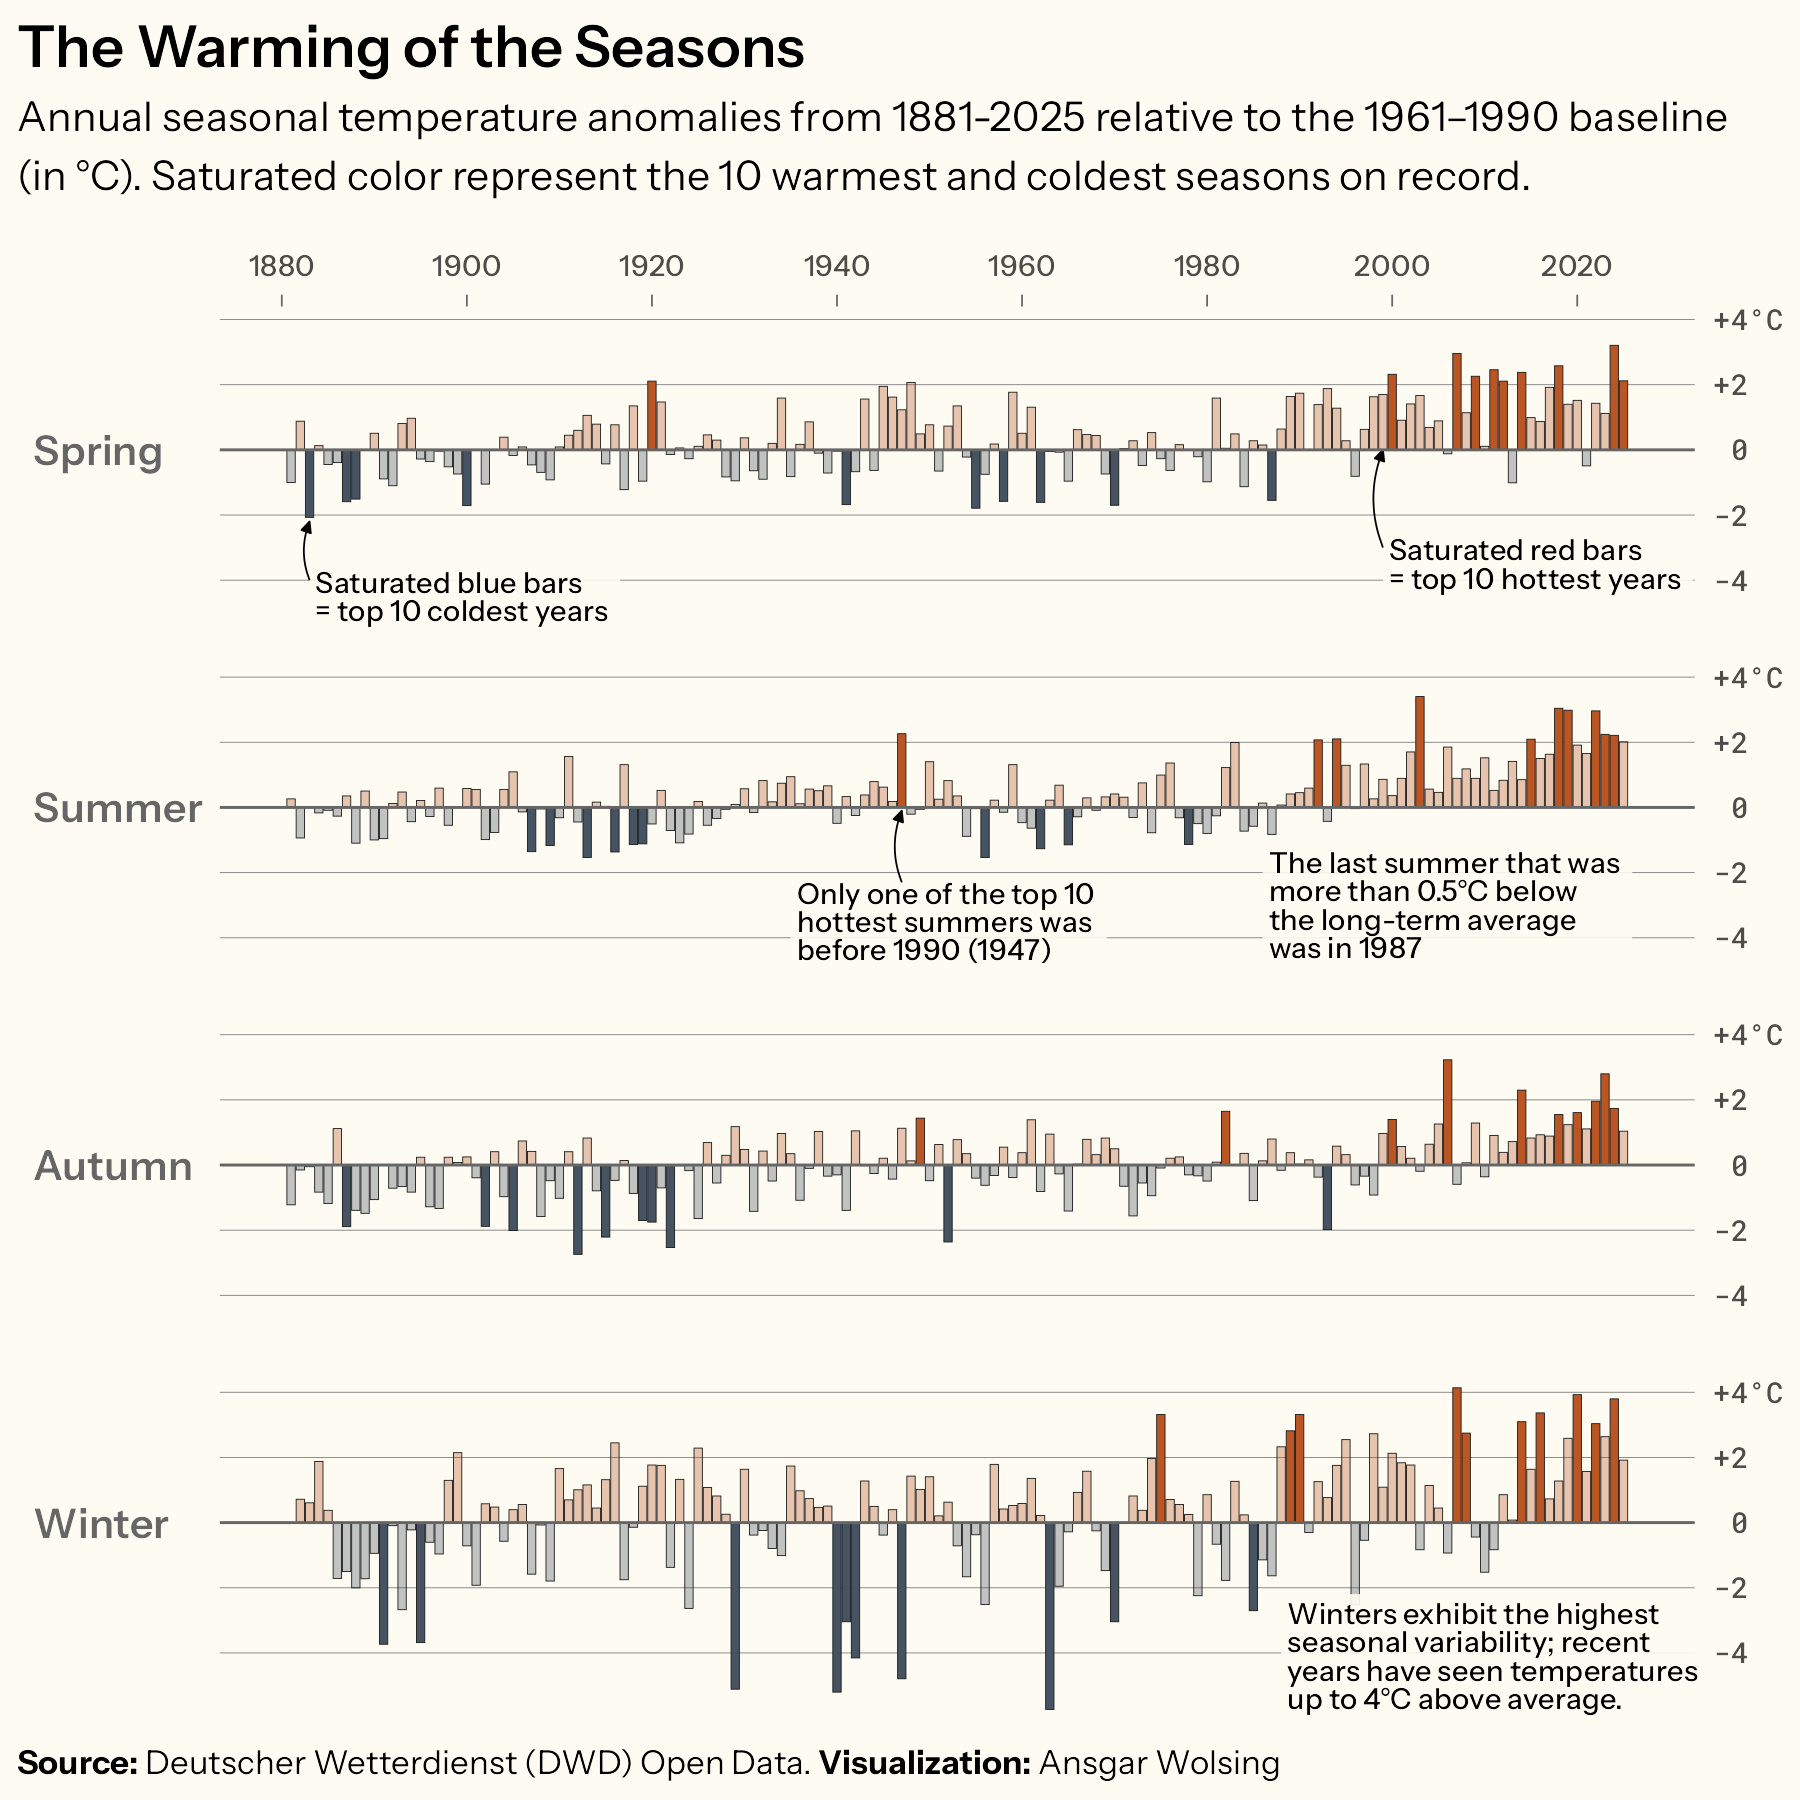

Recreate this plot in R.
library(tidyverse)
library(ggtext)
library(here)

base_url <- "https://opendata.dwd.de/climate_environment/CDC/regional_averages_DE/seasonal"
feature_stub <- "air_temperature_mean"
seasons <- c("spring", "summer", "autumn", "winter")
file_names <- sprintf("regional_averages_tm_%s.txt", seasons)

urls <- file.path(base_url, feature_stub, file_names)

dfs_airtemp <- map(urls, read_delim, delim = ";", skip = 1)
dfs_airtemp <- set_names(dfs_airtemp, seasons)

df_airtemp_prep <- dfs_airtemp |> 
  map(
    function(x) {
      select(x, year = Jahr, value = Deutschland) |> 
        mutate(value = as.numeric(value))
    }
  ) |> 
  bind_rows(.id = "season") |> 
  mutate(season = factor(season, levels = seasons)) |> 
  # Exclude incomplete year
  filter(year <= 2025)

df_airtemp_prep |> 
  ggplot(aes(season, value)) +
  geom_jitter()

df_airtemp_prep |> 
  ggplot(aes(season, value)) +
  geom_point(
    aes(fill = year >= 2000),
    position = position_jitter(seed = 1, width = 0.25, height = 0),
    shape = 21, stroke = 0.2, size = 2, col = "white",
    alpha = 0.6
  ) +
  scale_fill_manual(values = c("TRUE" = "red", "FALSE" = "grey60")) +
  theme_minimal(base_family = "Instrument Sans")


# Calculate longterm averages 1961-1990
df_airtemp_reference <- df_airtemp_prep |> 
  filter(year >= 1961 & year <= 1990) |> 
  group_by(season) |> 
  summarize(value = mean(value)) |> 
  ungroup()

df_airtemp_anomaly <- df_airtemp_prep |> 
  inner_join(df_airtemp_reference, by = "season") |> 
  mutate(anomaly = value.x - value.y)

bg_color <- "#fefbf2fb"
p_base <- df_airtemp_anomaly |> 
  ggplot(aes(year, anomaly, group = season)) +
  scale_x_continuous(
    breaks = seq(1880, 2040, 20),
    position = "top"
  ) +
  scale_y_continuous(
    breaks = seq(-6, 4, 2),
    labels = c(-6, -4, -2, " 0", "+2", "+4°C"),
    position = "right") +
  coord_cartesian(ylim = c(-4, 4), clip = "off") +
  scale_fill_manual(values = c("TRUE" = "#BA5624", "FALSE" = "#465362")) +
  facet_wrap(
    vars(season), ncol = 1, labeller = as_labeller(str_to_title),
    strip.position = "left") +
  guides(fill = "none") +
  labs(
    title = "The Warming of the Seasons",
    subtitle = "Annual seasonal temperature anomalies from 1881-2025 relative to the
    1961–1990 baseline (in °C).
    Saturated color represent the 10 warmest and coldest seasons on record.",
    caption = "**Source:** Deutscher Wetterdienst (DWD) Open Data. 
      **Visualization:** Ansgar Wolsing"
  ) +
  theme_minimal(base_family = "Instrument Sans", base_size = 10,
    paper = bg_color, ink = "black") +
  theme(
    plot.title = element_text(
      family = "Instrument Sans SemiBold", size = 14),
    plot.title.position = "plot",
    plot.subtitle = element_textbox(
      lineheight = 1.4, width = 1, hjust = 0, halign = 0,
      margin = margin(b = 12)),
    plot.caption = element_markdown(
      hjust = 0, margin = margin(t = 20)),
    plot.caption.position = "plot",
    axis.title = element_blank(),
    axis.text.x = element_text(
      family = "Instrument Sans Medium", size = 7, vjust = 0),
    axis.text.y = element_text(
      family = "Roboto Mono Medium", size = 7, hjust = 0),
    axis.ticks.x = element_line(linewidth = 0.2, color = "grey40"),
    axis.ticks.length.x = unit(1, "mm"),
    panel.grid.major.x = element_blank(),
    panel.grid.major.y = element_line(color = "grey50", linewidth = 0.1),
    panel.grid.minor.x = element_blank(),
    panel.grid.minor.y = element_blank(),
    panel.spacing.y = unit(6, "mm"),
    plot.margin = margin(t = 6, r = 4, b = 4, l = 4),
    strip.text.y.left = element_text(
      family = "Instrument Sans SemiBold", hjust = 0, size = 10, 
      color = "grey40", angle = 0)
  )

p_base + 
  geom_col(
    aes(fill = anomaly > 0),
    col = "white", linewidth = 0.1
  ) +
  geom_hline(yintercept = 0, col = "grey40", linewidth = 0.33) 


# Top 10 coldest and hottest years per season
df_airtemp_hottest <- df_airtemp_anomaly |> 
  slice_max(order_by = anomaly, n = 10, with_ties = TRUE, by = season) 

df_airtemp_coldest <- df_airtemp_anomaly |> 
  slice_min(order_by = anomaly, n = 10, with_ties = TRUE, by = season)

df_airtemp_anomaly_ranking_by_season <- df_airtemp_anomaly |> 
  group_by(season) |> 
  mutate(
    in_top_10_hottest = rank(-anomaly) <= 10,
    in_top_10_coldest = rank(anomaly) <= 10
  ) |> 
  ungroup()


df_annotations <- data.frame(
      season = factor(
        c(rep("spring", 2), 
        rep("summer", 2),
        "winter"),
      levels = seasons),
      x = c(1883, 1999, 1986, 1935, 1988), 
      y = c(-4.5, -3.5, -3, -3.5, -4.1),
      label = c(
        "Saturated blue bars\n= top 10 coldest years",
        "Saturated red bars\n= top 10 hottest years",
        "The last summer that was\nmore than 0.5°C below\nthe long-term average\nwas in 1987",
        "Only one of the top 10\nhottest summers was\nbefore 1990 (1947)",
        "Winters exhibit the highest\nseasonal variability; recent\nyears have seen temperatures\nup to 4°C above average."
      )
    )

df_annotation_arrows <- data.frame(
      season = factor(
        c(rep("spring", 2), "summer"), 
        levels = seasons),
      x = c(1883, 1999, 1947), 
      xend = c(1883, 1999, 1947), 
      y = c(-4, -3, -2.3),
      yend = c(-2.2, 0, -0.1)
     )

p_base + 
  geom_col(
    data = df_airtemp_anomaly_ranking_by_season,
    aes(
      fill = anomaly > 0,
      alpha = in_top_10_hottest | in_top_10_coldest),
    col = "grey10", linewidth = 0.1
  ) +
  geom_label(
    data = df_annotations,
    aes(x, y, label = label),
    family = "Instrument Sans Medium", size = 2.5, lineheight = 0.8,
    hjust = 0, fill = alpha(bg_color, 0.9), linewidth = 0
  ) +
  geom_curve(
     data = df_annotation_arrows,
     aes(x = x, xend = xend, y = y, yend = yend),
     linewidth = 0.2, 
     arrow = arrow(angle = 25, length = unit(0.1, "cm"), type = "closed"),
     curvature = -0.2
  ) +
  geom_hline(yintercept = 0, col = "grey40", linewidth = 0.33) +
  scale_alpha_manual(
    values = c("TRUE" = 1, "FALSE" = 0.33)) +
  guides(alpha = "none")
ggsave(here("2026", "23", "23-seasons.png"), width = 6, height = 6)
